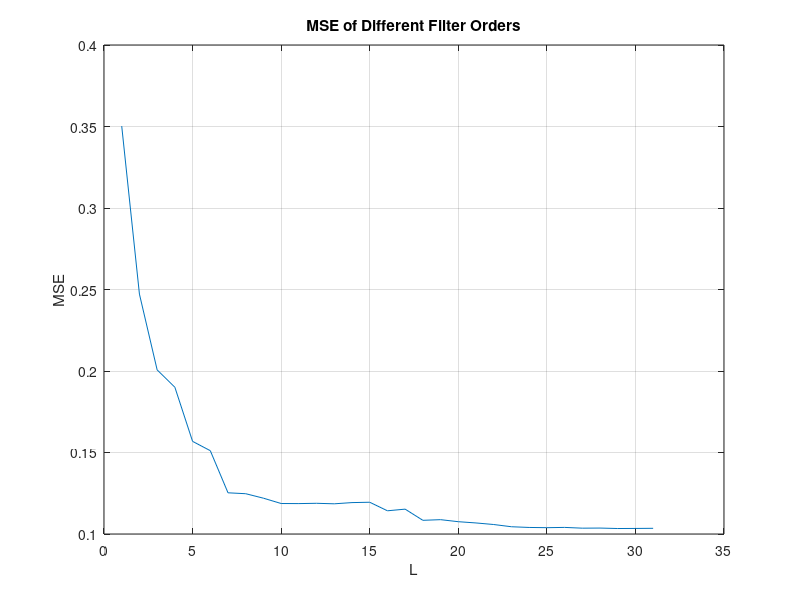
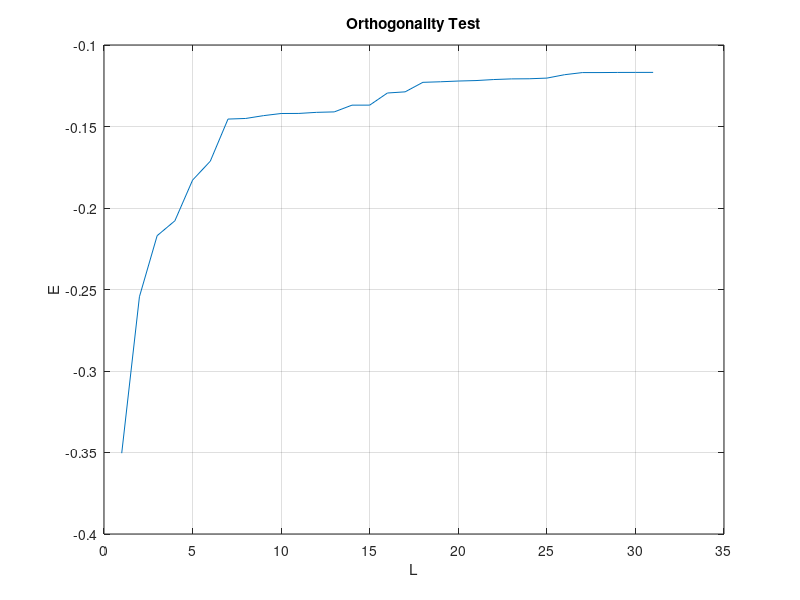

These figures' MATLAB source, in order:
clear all;
close all;
load spydata.mat;
load training.mat;
%%
for ii=1:31
L=ii;    
% L=9;

%%
for i=1:32
y(i)=received(i,1);
x(i)=training(i,1);
end
rY=xcorr(y);
RY=zeros(L+1,L+1);
for m=1:(L+1)
   for k=1:(L+1)
    RY(m,k)=rY(k-m+32);
   end
end
r=xcorr(x,y);
for j=1:(L+1)
    rXY(j,1)=r(j+31);
end
h=mldivide(RY,rXY);
rcvd=filter(h,1,received);
dttd=sign(rcvd);
mse=0;
othp=0;
for p=1:length(training)
    rr(p)=rcvd(p);
%     rr(p)=rcvd(p);
    mse=mse+(rr(p)-training(p,1)).^2;
    othp=othp+(rr(p)-training(p,1))*(training(p,1));
end

%%
mmse(ii)=mse/length(training);
othpp(ii)=othp/length(training);

% rPic=decoder(dttd,cPic);
% image(rPic);
% axis square;

%%
end

%%
figure;
plot(mmse);
grid on;
title('MSE of Different Filter Orders');
xlabel('L');
ylabel('MSE');
figure;
plot(othpp);
grid on;
title('Orthogonality Test');
xlabel('L');
ylabel('E');
%%
% erdttd=biterror(dttd,786);
% erPic=decoder(erdttd,cPic);
% figure(2);
% image(erPic);